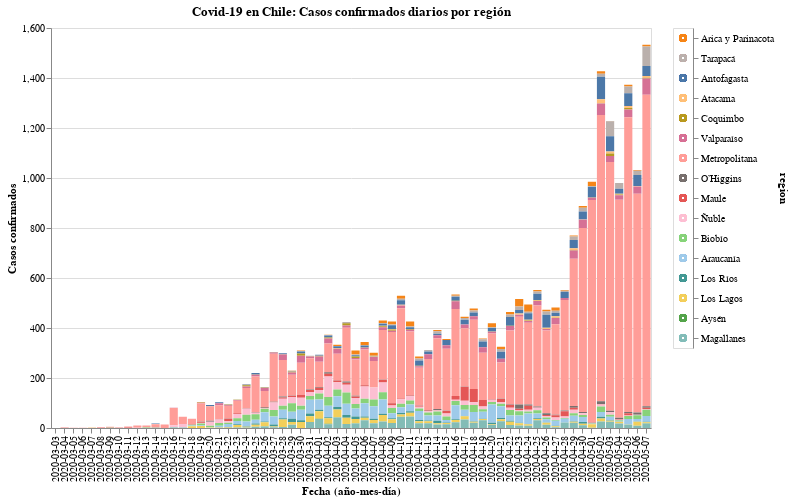

Write notebook code for a chart like this one.
### Code cell
#hide_input
input_dropdown = alt.binding_select(options=data['region'].unique())
selection1 = alt.selection_single(fields=['region'], bind=input_dropdown, name=' ')
selection2 = alt.selection_multi(fields=['region'], on='mouseover')
color = alt.condition(selection1 | selection2,
                    alt.Color('region:N', scale=alt.Scale(scheme='tableau20'), legend=None),
                    alt.value('lightgray'))

chart = alt.Chart(data).mark_bar().encode(
    x=alt.X('date:O', axis=alt.Axis(title='Fecha (año-mes-día)')),
    y=alt.Y('casos', axis=alt.Axis(title='Casos confirmados')),
    color=color,
    tooltip=['date', 'region', 'casos'],
    order=alt.Order(
    # Sort the segments of the bars by this field
    'codigo region',
    sort='descending'
    )
).properties(
    title='Covid-19 en Chile: Casos confirmados diarios por región'
).add_selection(
    selection1, selection2
).transform_filter(
    selection1
)

legend = alt.Chart(data).mark_point().encode(
    y=alt.Y('region:N', axis=alt.Axis(orient='right'), sort=regiones),
    color=color
).add_selection(
    selection1, selection2
)

chart.properties(width=600, height=400) | legend

### Figure 1 — Vega-Lite specification as saved in the notebook (floating-point values rounded to 4 significant figures; data arrays with more than 128 entries replaced by an {"elided": "..."} marker saying what was removed)
{"config": {"view": {"continuousWidth": 400, "continuousHeight": 300}}, "hconcat": [{"mark": "bar", "encoding": {"color": {"condition": {"type": "nominal", "field": "region", "legend": null, "scale": {"scheme": "tableau20"}, "selection": {"or": [" ", "selector005"]}}, "value": "lightgray"}, "order": {"type": "quantitative", "field": "codigo region", "sort": "descending"}, "tooltip": [{"type": "nominal", "field": "date"}, {"type": "nominal", "field": "region"}, {"type": "quantitative", "field": "casos"}], "x": {"type": "ordinal", "axis": {"title": "Fecha (año-mes-día)"}, "field": "date"}, "y": {"type": "quantitative", "axis": {"title": "Casos confirmados"}, "field": "casos"}}, "height": 400, "selection": {" ": {"type": "single", "fields": ["region"], "bind": {"input": "select", "options": ["Arica y Parinacota", "Tarapacá", "Antofagasta", "Atacama", "Coquimbo", "Valparaíso", "Metropolitana", "O’Higgins", "Maule", "Ñuble", "Biobío", "Araucanía", "Los Ríos", "Los Lagos", "Aysén", "Magallanes"]}}, "selector005": {"type": "multi", "fields": ["region"], "on": "mouseover"}}, "title": "Covid-19 en Chile: Casos confirmados diarios por región", "transform": [{"filter": {"selection": " "}}], "width": 600}, {"mark": "point", "encoding": {"color": {"condition": {"type": "nominal", "field": "region", "legend": null, "scale": {"scheme": "tableau20"}, "selection": {"or": [" ", "selector005"]}}, "value": "lightgray"}, "y": {"type": "nominal", "axis": {"orient": "right"}, "field": "region", "sort": ["Arica y Parinacota", "Tarapacá", "Antofagasta", "Atacama", "Coquimbo", "Valparaíso", "Metropolitana", "O’Higgins", "Maule", "Ñuble", "Biobío", "Araucanía", "Los Ríos", "Los Lagos", "Aysén", "Magallanes"]}}, "selection": {" ": {"type": "single", "fields": ["region"], "bind": {"input": "select", "options": ["Arica y Parinacota", "Tarapacá", "Antofagasta", "Atacama", "Coquimbo", "Valparaíso", "Metropolitana", "O’Higgins", "Maule", "Ñuble", "Biobío", "Araucanía", "Los Ríos", "Los Lagos", "Aysén", "Magallanes"]}}, "selector005": {"type": "multi", "fields": ["region"], "on": "mouseover"}}}], "data": {"name": "data-8cb5774037ce0dfe51fb8d5df7ff49d4"}, "$schema": "https://vega.github.io/schema/vega-lite/v4.8.1.json", "datasets": {"data-8cb5774037ce0dfe51fb8d5df7ff49d4": {"elided": "1056 records"}}}
